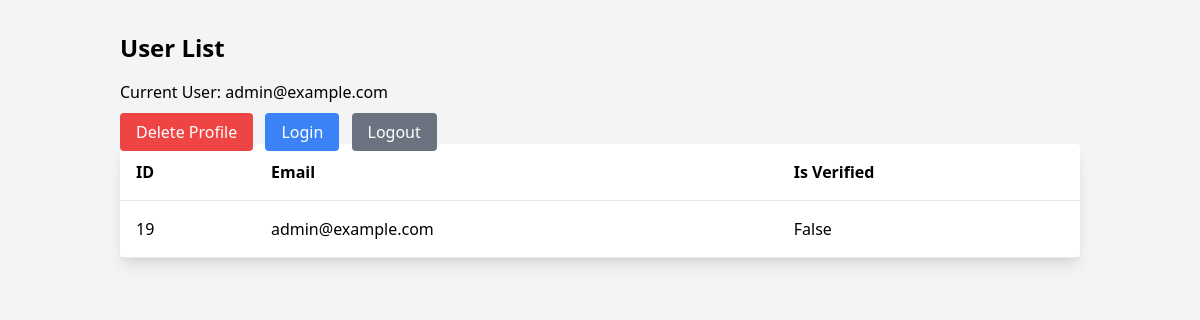
Page / (signed in) on the earlier database version.
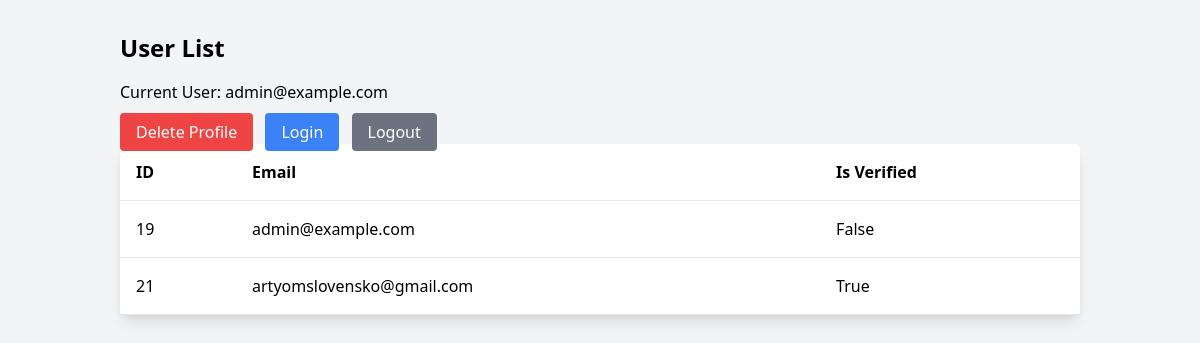
Same page on the later database version.
### accounts/models.py (models this page shows, shortened)
class User(AbstractUser):
    username = None
    email = models.EmailField(unique=True)
    is_verified = models.BooleanField(default=False)
    otp = models.CharField(max_length=6, null=True, blank=True)
    USERNAME_FIELD = 'email'
    REQUIRED_FIELDS = []
    objects = UserManager()
    def __str__(self):
        return self.email

### accounts/views.py (the view)
# urls.py: path('', ShowApi.as_view(), name='user-list')
class ShowApi(ListAPIView):
    queryset = User.objects.all()
    serializer_class = UserSerializer
    permission_classes = [IsAuthenticated]
    def get_queryset(self):
        return super().get_queryset()
    def get(self, request, *args, **kwargs):
        users = self.get_queryset()
        return render(request, 'accounts/user_list.html', {'object_list': users, 'current_user': request.user})

### accounts/templates/accounts/user_list.html (shortened to what this page needs)
<!DOCTYPE html>
<html lang="en">
<head>
    <link href="https://cdn.jsdelivr.net/npm/tailwindcss@2.2.16/dist/tailwind.min.css" rel="stylesheet">
</head>
<body class="bg-gray-100">
    <div class="container mx-auto p-8">
        <h2 class="text-2xl font-semibold mb-4">User List</h2>
        <p class="mb-4">Current User: {{ current_user }}</p>
        <a href="{% url 'delete-profile' %}" class="bg-red-500 text-white px-4 py-2 rounded hover:bg-red-600 focus:outline-none mb-4">Delete Profile</a>
        <a href="{% url 'custom-login' %}" class="bg-blue-500 text-white px-4 py-2 rounded hover:bg-blue-600 focus:outline-none mb-4 ml-2">Login</a>
        <a href="{% url 'custom-logout' %}" class="bg-gray-500 text-white px-4 py-2 rounded hover:bg-gray-600 focus:outline-none mb-4 ml-2">Logout</a>
        <table class="w-full bg-white shadow-lg rounded">
            <thead>
                <tr class="border-b">
                    <th class="text-left p-4">ID</th>
                    <th class="text-left p-4">Email</th>
                    <th class="text-left p-4">Is Verified</th>
                </tr>
            </thead>
            <tbody>
                {% for user in object_list %}
                <tr class="border-b hover:bg-gray-100">
                    <td class="p-4">{{ user.id }}</td>
                    <td class="p-4">{{ user.email }}</td>
                    <td class="p-4">{{ user.is_verified }}</td>
                </tr>
                {% endfor %}
            </tbody>
        </table>
    </div>
</body>
</html>

Differences in the rows shown:
added User: id "21", email "artyomslovensko@gmail.com", is_verified "True"
